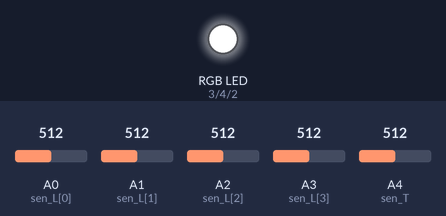
Recording of a sketch running on a simulated Arduino Mega 2560, built with avr-gcc and run on an emulated ATmega2560. Parts: an RGB LED mixed from three pins (HIGH = lit). The test bench sets the inputs (shaded band); at power-on: A0 (sen_L[0]) = 512, A1 (sen_L[1]) = 512, A2 (sen_L[2]) = 512, A3 (sen_L[3]) = 512, A4 (sen_T) = 512. The ROS host is connected and sends only what is stated.

Above: at 0.1 s.
Timing chart, 0 to 1.6 s (numbered marks = the images above):
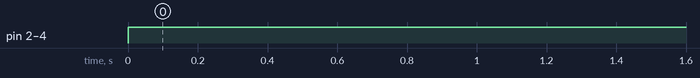

Measured:
- by itself, pin 2 (Led_B), pin 3 (Led_R), pin 4 (Led_G): LOW → HIGH at 0.00 s

The sketch:

Arduino_node.ino
```cpp
/************************************************************
*	Garcés Marín Daniel
*	TESIS <Construcción de una plataforma robótica abierta para pruebas de desempeño de componentes y algoritmos>
*
*		Programa de Arduino enfocado en dos objetivos principales:
*			-Recolectar información de los sensores:
*       > Sensores de luminicencia TEMT6000 [4]
*       > Sensor de temperatura LM45  [1]
*     -Control de señales luminosas al usuario por medio de led's
*
*   Ultima versión: 4 de Marzo del 2019
*********************************************************************/
//DaGaMa_jû-san

//LIBRERÍAS
#include <ros.h>
#include <std_msgs/Float32MultiArray.h>
//-----------------------------------------------

//ASIGNACIÓN DE LOS PINES DEL ARDUINO MEGA

  //Entradas Analogicas
int sen_L[4]= {A0,A1,A2,A3};
int sen_T=A4;

  //Salidas Digitales
int Led_B=2;
int Led_R=3;
int Led_G=4;

//----------------------------------------------------------------------------------

//VARIABLES GLOBALES


  //Variables Topicos
int valor_SL[4]={0,0,0,0};  //Almacenamiento de valores sensados de intensidad luminosa
int valor_Temp=0; //Alemacenamiento de los valores sensados de temperatura

  //Almacenamiento de los datos que se enviarán a la Raspberry
float data_arduino[5];
  // [4]>Luminicencia + [1]>Temperatura

  //Almacenamiento del topico de los LEDS
int data_RGB[3]={0,0,0};
//----------------------------------------------------------------------------------------

  //FUNCION DEL CALLBACK
void dataRGB(const std_msgs::Float32MultiArray& msg){

  for(int i=0;i<3;i++){
    data_RGB[i]= msg.data[i];
  }//Fin de la toma de datos

}//Fin del la funcion callback data_RGB

//----------------------------------------------------------------------------------------

  //ROS

std_msgs::Float32MultiArray d_robot;//Crea un arreglo de tipo multif32 de la libreria std_msgs
ros::NodeHandle n;//Crea un nodo en ros llamado n

  //Se subscribe al topico publicado en la raspbery para el uso del led RGB
ros::Subscriber<std_msgs::Float32MultiArray> ledDATA("/hardware/arduino/rgb",&dataRGB);

 //Publica los valores registrados por el arduino para ser leidos po un nodo el la Raspberry
ros::Publisher data_robot("/hardware/arduino/data", &d_robot);

//____________________________________________________________________________________________________________________

	//SETUP
void setup(){

  n.getHardware()->setBaud(500000);

  //Iniciar nodo en ros
  n.initNode();

  n.subscribe(ledDATA); // Subscribe al topico de rgb

  n.advertise(data_robot);
  d_robot.data_length = 5; //Declara tamaño del arreglo a publicar

  pinMode(Led_B,OUTPUT);
  pinMode(Led_R,OUTPUT);
  pinMode(Led_G,OUTPUT);

} //Fin del SETUP

//_____________________________________________________________________________________________________________________
//>>>>> LOOP
void loop(){

  //TOMA DE DATOS DE LOS SENSORES

    //Datos de los sensores de luz
    for(int i=0;i<4;i++){
       valor_SL[i]=analogRead(sen_L[i]);
        data_arduino[i]=valor_SL[i];  //Asignacin al arreglo del topico a publicar
     }//Fin de las lecturas de los fotoresistores

  //Datos de la temperatura
      data_arduino[4]=analogRead(sen_T);  //Asignacin al arreglo del topico a publicar

  digitalWrite(Led_B,HIGH);
  digitalWrite(Led_R,1);
  digitalWrite(Led_G,1);

  //PROCESO DE LA PUBLICACION DE TOPICO
    d_robot.data=data_arduino;//Se le asignan los datos recolectados al topico que se va a publicar

  //Publicación de la DATA general del arduino

    data_robot.publish(&d_robot);
    n.spinOnce();  //Publica los datos de mi arreglo a mi topico


}//Fin del LOOP
```
